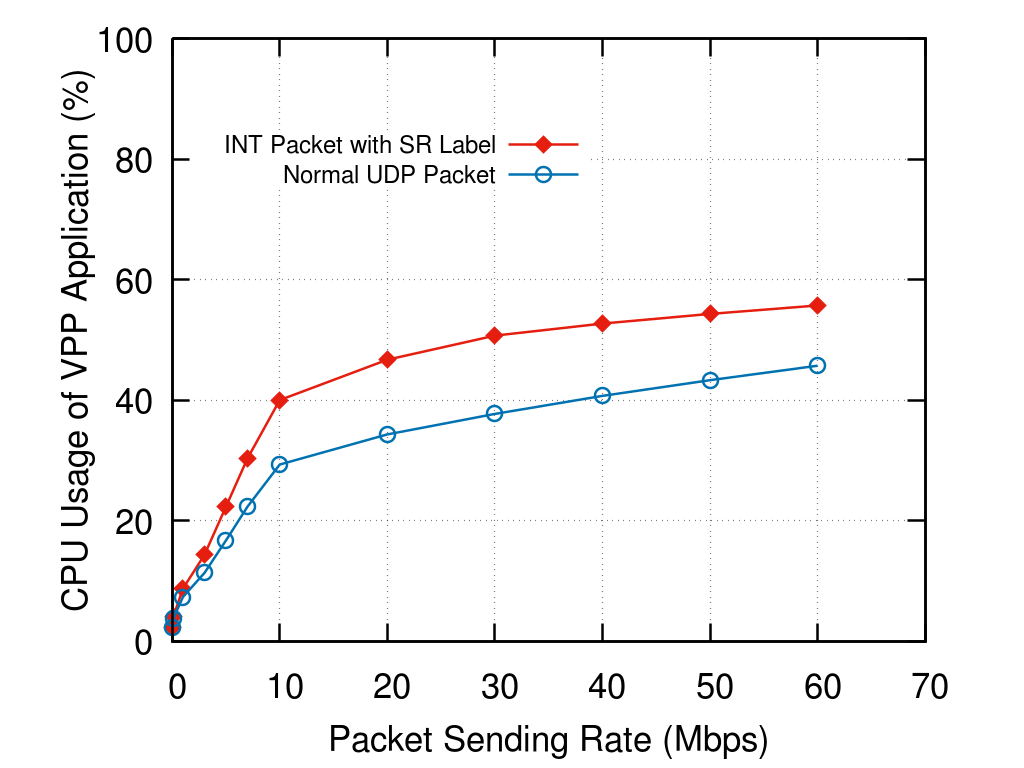

Reproduce this figure in gnuplot.
reset
set key center at 20, 80

set size ratio 0.8


set grid

set xlabel "Packet Sending Rate (Mbps)" offset 0,0.3
set ylabel "CPU Usage of VPP Application (%)" offset 2.0,0

set key font ",18"
set yrange [0:100]
set xrange [0:70]
set xtics 0,10,70
plot 'data_cpu.txt' using 1:2 title"INT Packet with SR Label" with linespoints ls 7 pt 13 pointsize 2.5,\
'data_cpu.txt' using 1:3 title"Normal UDP Packet" with linespoints ls 6 pt 6 pointsize 2.5

set terminal pngcairo size 1024,768 color solid linewidth 2.5 font "Helvetica,26"
set output "figure_cpu.png"

replot

set output
